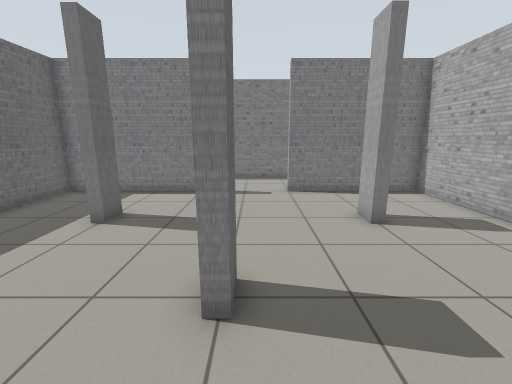
[1] (above)

16 first-person views from a walk through a world built for the Gazebo simulator. The camera is 1.2 m above the floor, tilts 12° down and sees 90° across. The floor is counted in squares, 0.5 m on a side. Each view is taken from the middle of a square. On the plan, view 1 faces up. The plan holds only what a view shows up to about 17 squares ahead; the rest is blank. The place goes on beyond the plan.

[2]
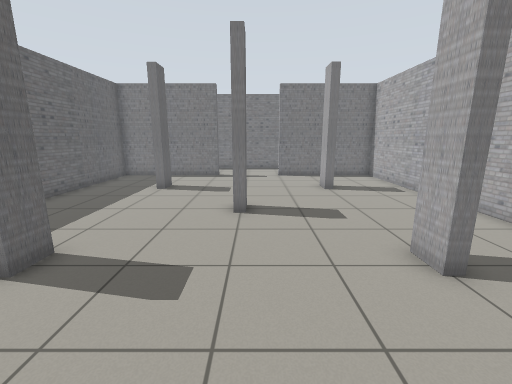

[3]
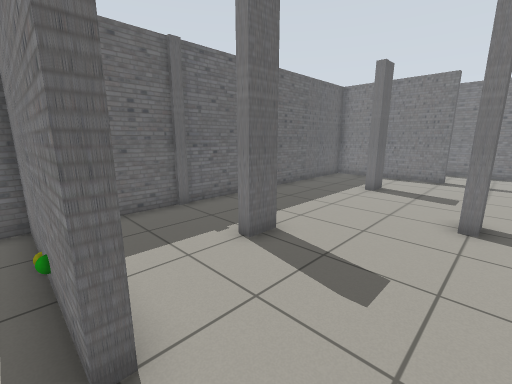

[4]
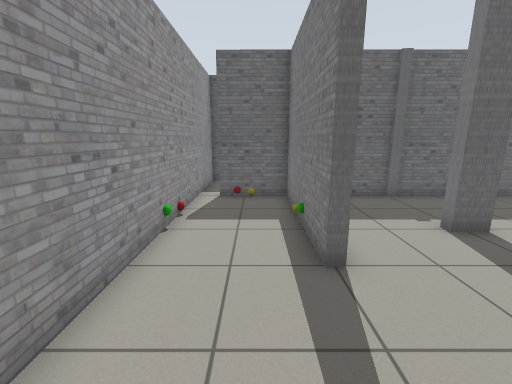

[5]
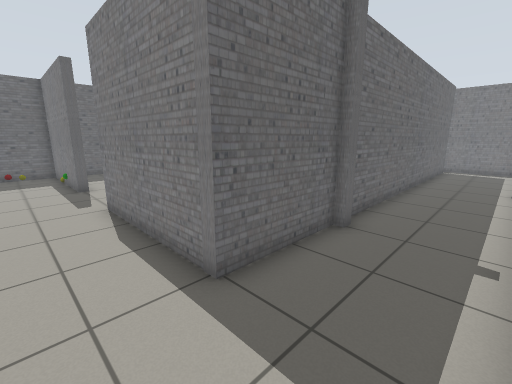

[6]
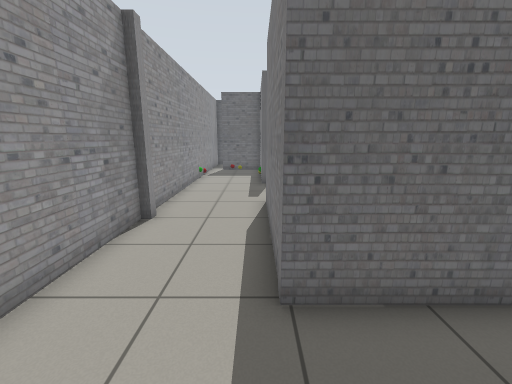

[7]
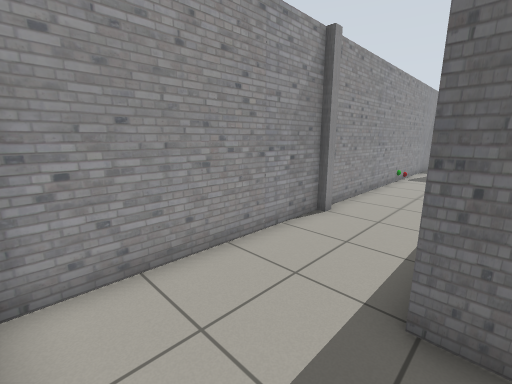

[8]
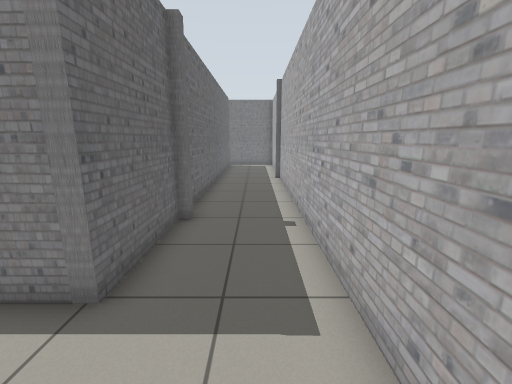

[9]
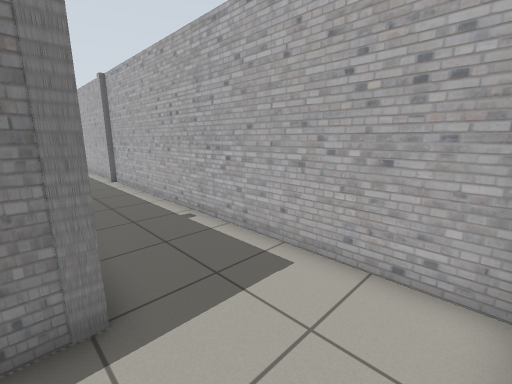

[10]
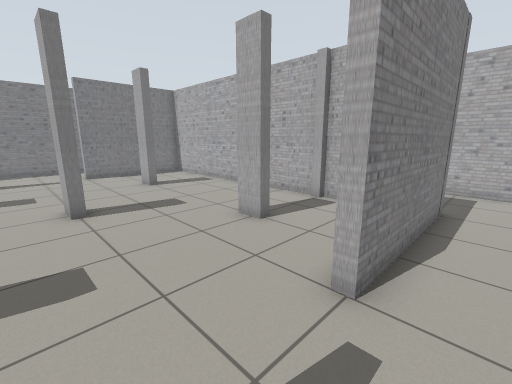

[11]
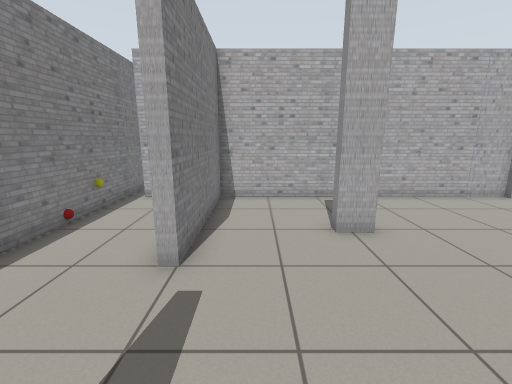

[12]
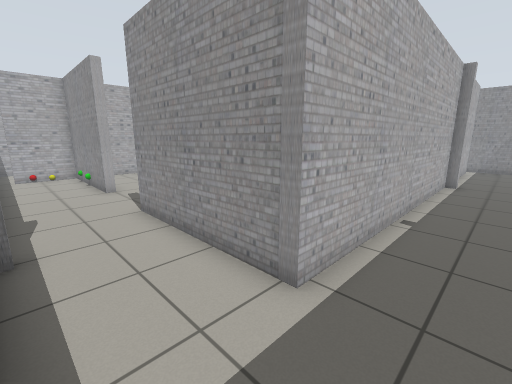

[13]
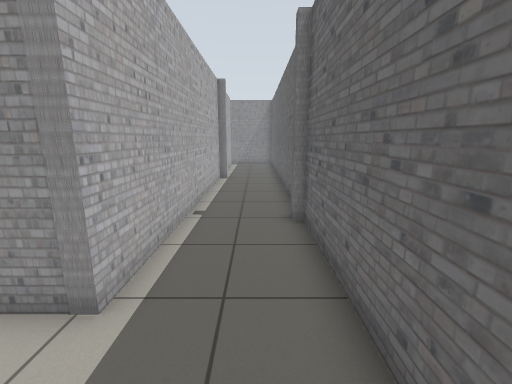

[14]
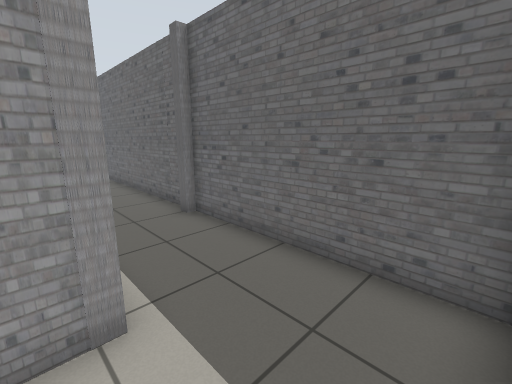

[15]
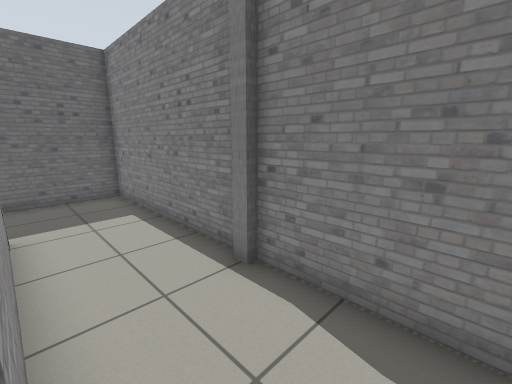

[16]
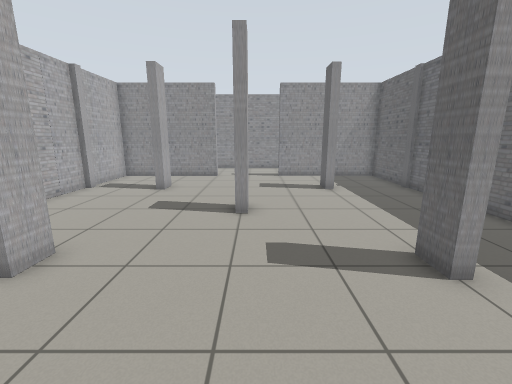

### Floor plan
Points are (right, up) in squares from view 1. A wall is a line through its corners. A room is listed if a view was taken in it or the views show most of it. See-through windows are left out.
Room 1 (views 1, 2, 3, 4, 5, 6, 7, 8, 9, 10, 11, 12, 13, 14, 15, 16)
walls: (-0.3, 3) (-0.7, 3) (-0.7, 4) (-0.3, 4) (-0.3, 3); (3.8, -0.9) (3.3, -0.9) (3.3, 0.1) (3.8, 0.1); (3.8, 7) (3.3, 7) (3.3, 8) (3.8, 8); (-4.7, 0.1) (-4.3, 0.1) (-4.3, -0.9) (-4.7, -0.9); (-4.9, 8) (-4.3, 8) (-4.3, 7) (-4.7, 7); (7.3, -0.2) (7.3, 11.5) (1.5, 11.5) (1.5, 11.9) (7.3, 11.9) (7.3, 14.6); (-8.4, 2.4) (-8.4, -4.2) (-6, -4.2); (-4.5, -4.2) (-2.5, -4.2) (-2.5, -4.6) (-4.5, -4.6); (7.7, -0.6) (7.7, -4.6) (1.5, -4.6) (1.5, -4.2) (7.3, -4.2) (7.3, -0.6) (7, -0.6) (7, -0.2); (8, -0.2) (8, -0.7); (-5.4, -4.6) (-8.4, -4.6) (-8.4, -7.5); (-8.8, -0.2) (-8.8, 11.9) (-2.5, 11.9) (-2.5, 11.5) (-8.4, 11.5) (-8.4, 4); (-9.3, -0.6) (-9.3, -0.2); (3.1, -8.1) (3.6, -8.1); (3.5, -8.5) (11.4, -8.5) (11.4, 7.3) (11.2, 7.3) (11.2, 7.8); (11.4, 8.8) (11.4, 12.4); (-4.2, 15.1) (-4.7, 15.1); (-12.4, 6.8) (-12.4, -2); (-12.1, 7.9) (-12.1, 7.2); (-5, 15.4) (-12.4, 15.4) (-12.4, 7.6); (-8.8, -7.5) (-8.8, -4.6); (7.7, 14.5) (7.7, 0.4); (11.4, 14.4) (11.5, 15); (-12.4, -8) (-12.4, -8.5) (2.8, -8.5); (11.1, 15.4) (-4.4, 15.4)
objects: other object (-8, -7); other object (-6, -8); other object (-5, -8); green ball (-5, -5); other object (4, 12); other object (4, 15); other object (6, 12); other object (6, 15); other object (7, 14)

Where each view was taken, in squares from view 1:
view 1: 0 up, 0 right, facing up
view 2: 5 down, 0 right, facing up
view 3: 5 down, 0 right, facing up-left
view 4: 6 down, 2 right, facing left
view 5: 7 down, 11 right, facing up-left
view 6: 5 down, 11 right, facing left
view 7: 4 down, 11 right, facing down-left
view 8: 8 down, 10 right, facing up
view 9: 8 down, 7 right, facing up-right
view 10: 6 down, 2 left, facing up-right
view 11: 10 up, 3 left, facing right
view 12: 15 up, 11 left, facing down-right
view 13: 15 up, 11 left, facing down
view 14: 15 up, 8 left, facing down-left
view 15: 12 up, 1 left, facing up-left
view 16: 12 up, 1 left, facing down
